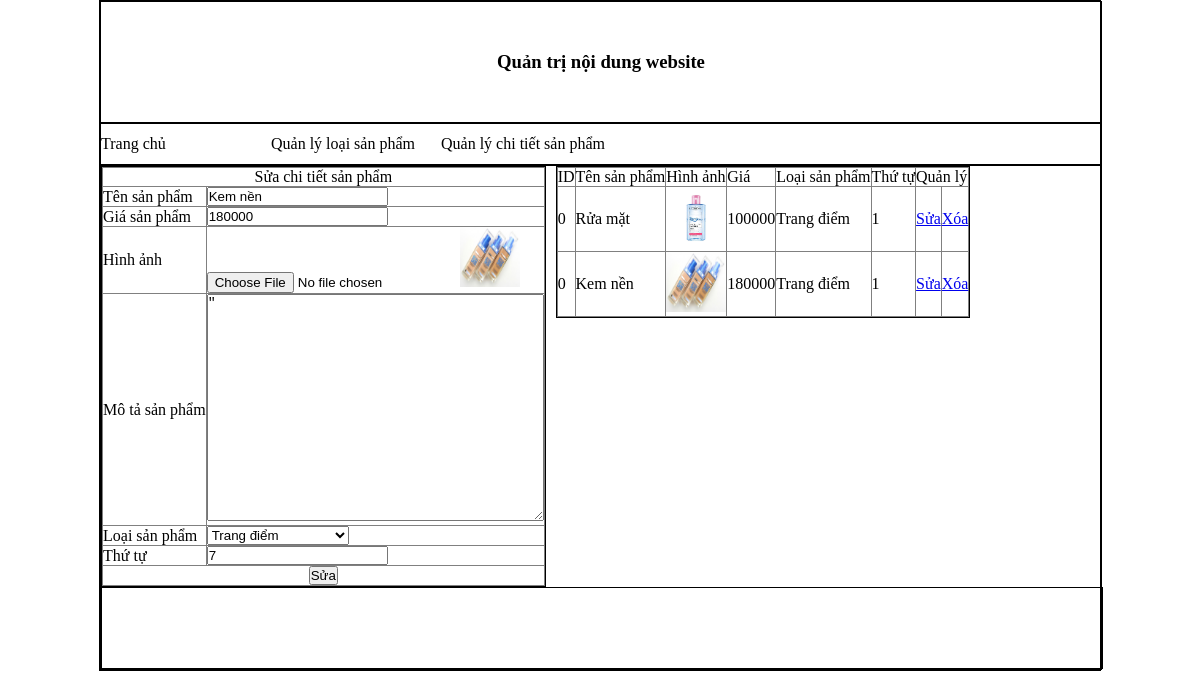
The page /admincp/index.php?quanly=quanlychitietsp&ac=sua&id=12 on the database its author committed.
### tables this page shows
CREATE TABLE `chitietsp` (
  `id_sp` int(11) NOT NULL,
  `tensp` varchar(255) NOT NULL,
  `hinhanh` varchar(100) NOT NULL,
  `gia` int(100) NOT NULL,
  `mota` longtext NOT NULL,
  `id_loaisp` int(100) NOT NULL,
  `thutu` int(100) NOT NULL
);

CREATE TABLE `loaisp` (
  `id_loaisp` int(11) NOT NULL,
  `tenloaisp` varchar(255) NOT NULL,
  `thutu` int(100) NOT NULL
);

### admincp/modules/quanlychitietsp/sua.php (the view, shortened to what this page needs)
<?php
	$sql="select * from chitietsp where id_sp='$_GET[id]'";
	$run=mysql_query($sql);
	$dong=mysql_fetch_array($run);
?>
<form action="modules/quanlychitietsp/xuly.php?id=<?php echo $dong['id_sp']?>" method="post" enctype="multipart/form-data">
<table width="100%" border="1">
	<tr>
		<td colspan="2"><div align="center">Sửa chi tiết sản phẩm</div></td>
	</tr>
	<tr>
		<td>Tên sản phẩm</td>
		<td><input type="text" name="tensp" value="<?php echo $dong['tensp'] ?>"></td>
	</tr>
	<tr>
		<td>Giá sản phẩm</td>
		<td><input type="text" name="gia" value="<?php echo $dong['gia'] ?>"></td>
	</tr>
	<tr>
		<td>Hình ảnh</td>
		<td><input type="file" name="hinhanh"><img src="modules/quanlychitietsp/uploads/<?php echo $dong['hinhanh']?>"width="60" height="60"></td>
	</tr>
	<tr>
		<td>Mô tả sản phẩm</td>
		<td><textarea name="motasp" cols="40" rows="15"><?php echo $dong['mota'] ?>"</textarea></td>
	</tr>
	<?php
		$sql_loaisp="select * from loaisp";
		$run_loaisp=mysql_query($sql_loaisp);
	?>
	<tr>
		<td>Loại sản phẩm</td>
		<td><select name="loaisp">
		<?php
			while ($dong_loaisp=mysql_fetch_array($run_loaisp)) {
				if($dong['id_loaisp']==$dong_loaisp['id_loaisp']){
				?>
				<option selected="selected" value="<?php echo $dong_loaisp['id_loaisp']?>"><?php echo $dong_loaisp['tenloaisp']?></option>
				<?php
			}else{
				?>
				<option value="<?php echo $dong_loaisp['id_loaisp']?>"><?php echo $dong_loaisp['tenloaisp']?></option>
				<?php
			}
			}
				?>
			</select></td>
	</tr>
	<tr>
		<td>Thứ tự</td>
		<td><input type="text" name="thutu" value="<?php echo $dong['thutu'] ?>"></td>
	</tr>
	<tr>
		<td colspan="2"><div align="center">
			<button name="sua" value="sua">Sửa</button>
		</div></td>
	</tr>
</table>
</form>

### admincp/index.php (shortened to what this page needs)
<!DOCTYPE html>
<html>
<head>
	<link rel="stylesheet" type="text/css" href="style/css.css"/>
</head>
<body>
	<div class="wrapper">
		<?php
			include("modules/header.php");
			include("modules/menu.php");
			include("modules/content.php");
			include("modules/footer.php");
		?>
	</div>
</body>
</html>

### admincp/modules/header.php
<div class="header">
	<h3 style="text-align: center;color:F00;line-height: 120px;">Quản trị nội dung website</h3>
</div>

### admincp/modules/menu.php
<div class="menu">
	<ul>
		<li><a href="index.php">Trang chủ</a></li>
		<li><a href="index.php?quanly=quanlyloaisp&ac=them">Quản lý loại sản phẩm</a></li>
		<li><a href="index.php?quanly=quanlychitietsp&ac=them">Quản lý chi tiết sản phẩm</a></li>
	</ul>
</div>

### admincp/modules/content.php (shortened to what this page needs)
<div class="content">
	<?php
		if(isset($_GET['quanly'])){
			$tam=$_GET['quanly'];
		}else{
			$tam='';
		}if($tam=='quanlyloaisp'){
		}if($tam=='quanlychitietsp'){
			include("modules/quanlychitietsp/main.php");
		}
	?>

### admincp/modules/quanlychitietsp/main.php (shortened to what this page needs)
<div class="left">
	<?php
		if(isset($_GET['ac'])){
			$tam = $_GET['ac'];
		}else{
			$tam='';
		}if($tam=='them'){
		}if($tam=='sua'){
			include("modules/quanlychitietsp/sua.php");
		}
	?>
</div>
<div class="right">
	<?php
		include("modules/quanlychitietsp/lietke.php");
	?>
</div>

### admincp/modules/quanlychitietsp/lietke.php
<?php
	$sql="select * from chitietsp,loaisp where loaisp.id_loaisp=chitietsp.id_loaisp order by chitietsp.id_sp desc";
	$run=mysql_query($sql);
?>
<table width="100%" border="1">
	<tr>
		<td>ID</td>
		<td>Tên sản phẩm</td>
		<td>Hình ảnh</td>
		<td>Giá</td>
		<td>Loại sản phẩm</td>
		<td>Thứ tự</td>
		<td colspan="2">Quản lý</td>
	</tr>
	<?php
		$i=0;
		while ($dong=mysql_fetch_array($run)) {
	?>
	<tr>
		<td><?php echo $i; ?></td>
		<td><?php echo $dong['tensp']; ?></td>
		<td><img src="modules/quanlychitietsp/uploads/<?php echo $dong['hinhanh'] ?>" width="60" height="60"></td>
		<td><?php echo $dong['gia']; ?></td>
		<td><?php echo $dong['tenloaisp']; ?></td>
		<td><?php echo $dong['thutu']; ?></td>
		<td><a href="index.php?quanly=quanlychitietsp&ac=sua&id=<?php echo $dong['id_sp']?>">Sửa</a></td>
		<td><a href="modules/quanlychitietsp/xuly.php?id=<?php echo $dong['id_sp'] ?>">Xóa</a></td>
	</tr>
	<?php
		}
	?>
</table>

### admincp/modules/footer.php
<div class="footer"></div>

### admincp/style/css.css (style rules this page uses)
table { border-collapse: collapse; }
* { padding: 0; margin: 0; }
.wrapper { width: 1000px; height: auto; border: 1px solid #000; margin: auto; }
.header { width: 100%; height: 120px; border: 1px solid #000; }
.menu { width: 100%; height: 40px; border: 1px solid #000; }
.menu ul { width: 100%; height: 40px; list-style: none; }
.menu ul li { width: 170px; height: 40px; line-height: 40px; float: left; }
.menu ul li a { text-decoration: none; color: #000; }
.left { width: auto; height: auto; border: 1px solid #000; float: left; }
.right { width: auto; height: auto; border: 1px solid #000; float: left; margin-left: 10px; }
.content { width: 100%; height: auto; border: 1px solid #000; }
.footer { width: 100%; height: 80px; border: 1px solid #000; }

### rows shown on the page
chitietsp: tensp "Kem nền", gia "180000", hinhanh (picture), thutu "7", id_loaisp.tenloaisp "Trang điểm", id_loaisp.thutu "1"
chitietsp: tensp "Rửa mặt", hinhanh (picture), gia "100000", id_loaisp.tenloaisp "Trang điểm", id_loaisp.thutu "1"

### other values the page prints
form field loaisp "Trang điểm"
